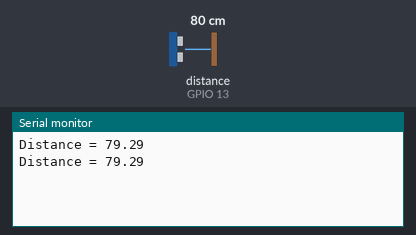
Bench run of a sketch on a simulated ESP32. Parts: the last lines printed to the serial monitor. Wiring (inferred from the names in the program): ultrasonic range finder: trigger GPIO 12; echo GPIO 13. The inputs (shaded band) are chosen by the test bench; at power-on: distance to the obstacle (sensor on GPIO 13) 80 cm. The echo pulse lasts 58.3 µs per cm.

Above: at 2.8 s.
2.9 s: distance to the obstacle (sensor on GPIO 13) set to 2 cm
At 5.2 s:
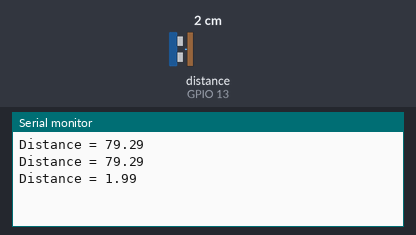
5.6 s: distance to the obstacle (sensor on GPIO 13) set to 4 cm
At 6.7 s:
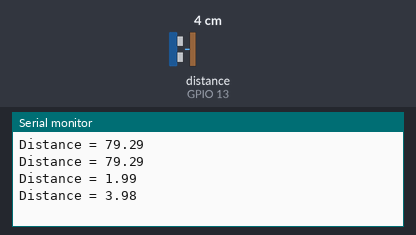
Timing chart, 0 to 8.6 s (numbered marks = the images above; inputs shaded):
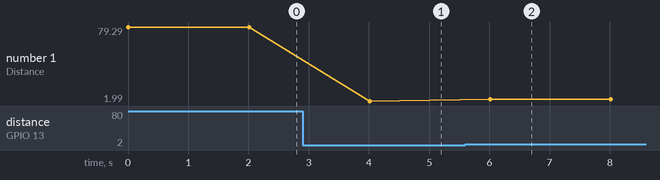

The sketch:

esp32_ultrasonic.ino
```cpp
#define trig 12
#define echo 13

void setup() {
    Serial.begin(9600);
    pinMode(trig, OUTPUT);
    pinMode(echo, INPUT);
}

void loop() {
    digitalWrite(trig, LOW);
    delayMicroseconds(2);
    digitalWrite(trig, HIGH);
    delayMicroseconds(10);
    digitalWrite(trig, LOW);

    float t = pulseIn(echo, HIGH);
    float d = (t * 0.034) / 2; // Precise floating point math

    Serial.print("Distance = ");
    Serial.println(d);

    delay(2000);
}
```

Measured:
- after the input at 2.9 s, the serial monitor: prints a new line after 1.1 s (image 1)
- after the input at 5.6 s, the serial monitor: prints a new line after 0.41 s (image 2)
- plotted number 1: 79.29 → 1.99 after the input at 2.9 s, 1.99 → 3.98 after the input at 5.6 s
